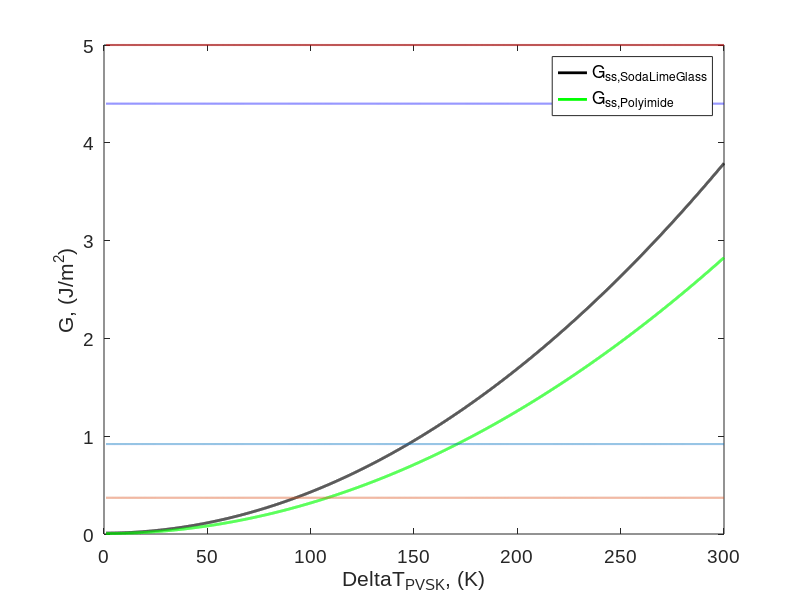

MATLAB code to generate this figure: (Note: this script raises an error after producing the figure.)
clear all;

%Define poisson's ratios, CTE, Modulus, Gc, for all the layers.
v_SodaLimeGlass = 0.23;
v_Polyimide = 0.35;
v_ITO = 0.35;
v_NiO = 0.416;
v_PVSK = 0.31;
v_PCBM = 0.23;
v_Ag = 0.33; % for both screen printed and evap Ag.

% Coefficient of thermal expansions for the materials.
a_SodaLimeGlass = 9.00E-6;
a_Polyimide = 2.00E-5;
a_ITO = 5.81E-6;
a_NiO = 1.26E-5;
a_PVSK = 89.8E-6;
a_PCBM = 1.20E-4;
a_Ag_evap = 1.90E-5;
a_Ag_screen = 1.90E-5;

% Define the Elastic moduli of all the layers including Silver screen
% printed and evaporated Ag.
E_SodaLimeGlass = 6.90E10/(1-v_SodaLimeGlass); % not used in the code
E_Polyimide = 7.50E9/(1-v_Polyimide); % not used in the code
E_ITO = 1.14E11/(1-v_ITO);
E_NiO = 9.58E10/(1-v_NiO);
E_PVSK = 1.11E10/(1-v_PVSK);
E_PCBM = 3.00E9/(1-v_PCBM);
E_Ag_evap = 8.00E10/(1-v_Ag);
E_Ag_screen = 9.00E9/(1-v_Ag);

% Define curvature, "b", and radius of curvature
k = 50E-9;
B = 2e-2;
R = 1/k;

% Define the thicknesses in each layer.
h_Ag_evap = 150E-9;
h_Ag_screen = 1000E-9;
h_PCBM = 40E-9;
h_PVSK = 400E-9;
h_NiO = 20E-9;
h_ITO = 200E-9;

% Gc for PCBM source
% https://pubs.acs.org/doi/full/10.1021/acsami.5b02202
Gc_ITO = 36;
Gc_NiO = 5;
Gc_PVSKRSPP = 4.4;
Gc_PVSKhotcast = 0.92;
Gc_PVSKspincoat = 0.37;
Gc_PCBM = 0.13;
Gc_Ag_evap = 5;
Gc_Ag_screen = 2;

% Calculate the Gc for each interface (take the minimum of the bulk Gc of
% the layers that compose of the interface)
Gc_ITONiO = min(Gc_NiO, Gc_ITO);
Gc_NiOPVSKRSPP = min(Gc_NiO, Gc_PVSKRSPP);
Gc_NiOPVSKhotcast = min(Gc_NiO, Gc_PVSKhotcast);
Gc_NiOPVSKspincoat = min(Gc_NiO, Gc_PVSKspincoat);
Gc_PVSKPCBM = Gc_PCBM;
Gc_PCBMAgEvap = min(Gc_PCBM, Gc_Ag_evap);
Gc_PCBMAgScreen = min(Gc_PCBM, Gc_Ag_screen);

% Define the "default" temperatures felt by the layers during processing
delta_T_ITO_default = 325;
delta_T_NiO_default = 275;
delta_T_PVSK_spin_default = 75;
delta_T_PVSK_hotcast_default = 85;
delta_T_PVSK_RSPP_default = 110;
delta_T_PCBM_default = 50;
delta_T_Ag_evap_default = 50;
delta_T_Ag_screen_default = 125;

%% Section 1: Vary delta_T for PVSK, SodaLimeGlass & Polyimide.
% Varying PVSK processing T would impact ITO-NiO & NiO-PVSK interfaces

%%% PVSK processing temperature variation
delta_T_PVSK = linspace(1, 300, 10000);

% Calculate stresses induced by thermal expansion for Soda Lime Glass
sigma_ITO_SodaLimeGlass = (a_ITO - a_SodaLimeGlass)*delta_T_ITO_default*E_ITO;
sigma_NiO_SodaLimeGlass = (a_NiO - a_SodaLimeGlass)*delta_T_NiO_default*E_NiO;

sigma_PVSK_SodaLimeGlass = (a_PVSK - a_SodaLimeGlass).*delta_T_PVSK.*E_PVSK;

sigma_PCBM_SodaLimeGlass = (a_PCBM - a_SodaLimeGlass)*delta_T_PCBM_default*E_PCBM;
sigma_Ag_evap_SodaLimeGlass = (a_Ag_evap - a_SodaLimeGlass)*delta_T_Ag_evap_default*E_Ag_evap;
sigma_Ag_screen_SodaLimeGlass = (a_Ag_screen - a_SodaLimeGlass)*delta_T_Ag_screen_default*E_Ag_screen;

% Calculate Gss for both NiO-ITO delamination and NiO-PVSK delamination
% as a function of delta_T_PVSK for evaporated Ag. (Soda Lime Glass)
h_summation = h_Ag_evap + h_PCBM + h_PVSK + h_NiO;
P = (k*B/(6*h_summation))*(E_Ag_evap*h_Ag_evap^3 + E_PCBM*h_PCBM^3 + E_PVSK*h_PVSK^3 + E_NiO*h_NiO^3);
G_ITONiO_AgEvap_SodaLimeGlass = sigma_Ag_evap_SodaLimeGlass^2*h_Ag_evap/E_Ag_evap + sigma_PCBM_SodaLimeGlass^2*h_PCBM/E_PCBM + ...
    sigma_PVSK_SodaLimeGlass.^2.*h_PVSK./E_PVSK + sigma_NiO_SodaLimeGlass^2*h_NiO/E_NiO...
    - (P^2/(B^2*E_Ag_evap*h_Ag_evap) + E_Ag_evap*h_Ag_evap^3*k^2/12) ...
    - (P^2/(B^2*E_PCBM*h_PCBM) + E_PCBM*h_PCBM^3*k^2/12) ...
    - (P^2/(B^2*E_PVSK*h_PVSK) + E_PVSK*h_PVSK^3*k^2/12) ...
    - (P^2/(B^2*E_NiO*h_NiO) + E_NiO*h_NiO^3*k^2/12);

h_summation = h_Ag_evap + h_PCBM + h_PVSK;
P = (k*B/(6*h_summation))*(E_Ag_evap*h_Ag_evap^3 + E_PCBM*h_PCBM^3 + E_PVSK*h_PVSK^3);
G_NiOPVSK_AgEvap_SodaLimeGlass = sigma_Ag_evap_SodaLimeGlass^2*h_Ag_evap/E_Ag_evap + sigma_PCBM_SodaLimeGlass^2*h_PCBM/E_PCBM ...
    + sigma_PVSK_SodaLimeGlass.^2.*h_PVSK./E_PVSK...
    - (P^2/(B^2*E_Ag_evap*h_Ag_evap) + E_Ag_evap*h_Ag_evap^3*k^2/12) ...
    - (P^2/(B^2*E_PCBM*h_PCBM) + E_PCBM*h_PCBM^3*k^2/12) ...
    - (P^2/(B^2*E_PVSK*h_PVSK) + E_PVSK*h_PVSK^3*k^2/12);


% Calculate stresses induced by thermal expansion for Soda Lime Glass
sigma_ITO_Polyimide = (a_ITO - a_Polyimide)*delta_T_ITO_default*E_ITO;
sigma_NiO_Polyimide = (a_NiO - a_Polyimide)*delta_T_NiO_default*E_NiO;

sigma_PVSK_Polyimide = (a_PVSK - a_Polyimide).*delta_T_PVSK.*E_PVSK;

sigma_PCBM_Polyimide = (a_PCBM - a_Polyimide)*delta_T_PCBM_default*E_PCBM;
sigma_Ag_evap_Polyimide = (a_Ag_evap - a_Polyimide)*delta_T_Ag_evap_default*E_Ag_evap;
sigma_Ag_screen_Polyimide = (a_Ag_evap - a_Polyimide)*delta_T_Ag_screen_default*E_Ag_screen;


% Calculate Gss for NiO-PVSK delamination as a function of delta_T_PVSK for
% evaporated Ag. (Polyimide)
h_summation = h_Ag_evap + h_PCBM + h_PVSK;
P = (k*B/(6*h_summation))*(E_Ag_evap*h_Ag_evap^3 + E_PCBM*h_PCBM^3 + E_PVSK*h_PVSK^3);
G_NiOPVSK_AgEvap_Polyimide = sigma_Ag_evap_Polyimide^2*h_Ag_evap/E_Ag_evap + sigma_PCBM_Polyimide^2*h_PCBM/E_PCBM ...
    + sigma_PVSK_Polyimide.^2.*h_PVSK./E_PVSK...
    - (P^2/(B^2*E_Ag_evap*h_Ag_evap) + E_Ag_evap*h_Ag_evap^3*k^2/12) ...
    - (P^2/(B^2*E_PCBM*h_PCBM) + E_PCBM*h_PCBM^3*k^2/12) ...
    - (P^2/(B^2*E_PVSK*h_PVSK) + E_PVSK*h_PVSK^3*k^2/12);

figure; hold on
% plot(delta_T_PVSK, G_ITONiO_AgEvap_SodaLimeGlass, 'k', "LineWidth", 2);
plot(delta_T_PVSK, G_NiOPVSK_AgEvap_SodaLimeGlass, 'k', "LineWidth", 2);
plot(delta_T_PVSK, G_NiOPVSK_AgEvap_Polyimide, 'g', "LineWidth", 2);
plot(delta_T_PVSK, Gc_ITONiO.*ones(1,length(delta_T_PVSK)), '--r', "LineWidth", 1.5);
plot(delta_T_PVSK, Gc_NiOPVSKRSPP.*ones(1,length(delta_T_PVSK)), '--b', "LineWidth", 1.5);
plot(delta_T_PVSK, Gc_NiOPVSKhotcast.*ones(1,length(delta_T_PVSK)), '--', "LineWidth", 1.5);
plot(delta_T_PVSK, Gc_NiOPVSKspincoat.*ones(1,length(delta_T_PVSK)), '--', "LineWidth", 1.5);
legend("G_{ss,SodaLimeGlass}", "G_{ss,Polyimide}")
% "G_{c,NiO-ITO}", ..."G_{c,NiO-PVSKRSPP}", "G_{c,NiO-PVSKhotcast}", "G_{c,NiO-PVSKspin}
ylabel("G, (J/m^2)");
xlabel("{\Delta}T_{PVSK}, (K)");
box on;
set(gca, 'FontSize', 14, 'FontName', 'Arial');


%% Section for solution for solving the max delta_T_PVSK
% Now, just solve for the delta_T_PVSK solution that would give us
% debonding for each one of the Gc's.
syms delta_T_PVSK

% Calculate stresses induced by thermal expansion for Soda Lime Glass
sigma_ITO_SodaLimeGlass = (a_ITO - a_SodaLimeGlass)*delta_T_ITO_default*E_ITO;
sigma_NiO_SodaLimeGlass = (a_NiO - a_SodaLimeGlass)*delta_T_NiO_default*E_NiO;

sigma_PVSK_SodaLimeGlass = (a_PVSK - a_SodaLimeGlass).*delta_T_PVSK.*E_PVSK;

sigma_PCBM_SodaLimeGlass = (a_PCBM - a_SodaLimeGlass)*delta_T_PCBM_default*E_PCBM;
sigma_Ag_evap_SodaLimeGlass = (a_Ag_evap - a_SodaLimeGlass)*delta_T_Ag_evap_default*E_Ag_evap;
sigma_Ag_screen_SodaLimeGlass = (a_Ag_evap - a_SodaLimeGlass)*delta_T_Ag_screen_default*E_Ag_screen;

h_summation = h_Ag_evap + h_PCBM + h_PVSK;
P = (k*B/(6*h_summation))*(E_Ag_evap*h_Ag_evap^3 + E_PCBM*h_PCBM^3 + E_PVSK*h_PVSK^3);
G_NiOPVSK_AgEvap_SodaLimeGlass = sigma_Ag_evap_SodaLimeGlass^2*h_Ag_evap/E_Ag_evap + sigma_PCBM_SodaLimeGlass^2*h_PCBM/E_PCBM ...
    + sigma_PVSK_SodaLimeGlass.^2.*h_PVSK./E_PVSK...
    - (P^2/(B^2*E_Ag_evap*h_Ag_evap) + E_Ag_evap*h_Ag_evap^3*k^2/12) ...
    - (P^2/(B^2*E_PCBM*h_PCBM) + E_PCBM*h_PCBM^3*k^2/12) ...
    - (P^2/(B^2*E_PVSK*h_PVSK) + E_PVSK*h_PVSK^3*k^2/12);



% Calculate stresses induced by thermal expansion for Soda Lime Glass
sigma_ITO_Polyimide = (a_ITO - a_Polyimide)*delta_T_ITO_default*E_ITO;
sigma_NiO_Polyimide = (a_NiO - a_Polyimide)*delta_T_NiO_default*E_NiO;

sigma_PVSK_Polyimide = (a_PVSK - a_Polyimide).*delta_T_PVSK.*E_PVSK;

sigma_PCBM_Polyimide = (a_PCBM - a_Polyimide)*delta_T_PCBM_default*E_PCBM;
sigma_Ag_evap_Polyimide = (a_Ag_evap - a_Polyimide)*delta_T_Ag_evap_default*E_Ag_evap;
sigma_Ag_screen_Polyimide = (a_Ag_evap - a_Polyimide)*delta_T_Ag_screen_default*E_Ag_screen;

% Calculate Gss for NiO-PVSK delamination as a function of delta_T_PVSK for
% evaporated Ag. (Polyimide)
h_summation = h_Ag_evap + h_PCBM + h_PVSK;
P = (k*B/(6*h_summation))*(E_Ag_evap*h_Ag_evap^3 + E_PCBM*h_PCBM^3 + E_PVSK*h_PVSK^3);
G_NiOPVSK_AgEvap_Polyimide = sigma_Ag_evap_Polyimide^2*h_Ag_evap/E_Ag_evap + sigma_PCBM_Polyimide^2*h_PCBM/E_PCBM ...
    + sigma_PVSK_Polyimide.^2.*h_PVSK./E_PVSK...
    - (P^2/(B^2*E_Ag_evap*h_Ag_evap) + E_Ag_evap*h_Ag_evap^3*k^2/12) ...
    - (P^2/(B^2*E_PCBM*h_PCBM) + E_PCBM*h_PCBM^3*k^2/12) ...
    - (P^2/(B^2*E_PVSK*h_PVSK) + E_PVSK*h_PVSK^3*k^2/12);

delta_T_PVSKRSPP_SodaLimeGlass = vpasolve(G_NiOPVSK_AgEvap_SodaLimeGlass == Gc_NiOPVSKRSPP, delta_T_PVSK, [0,inf]);
delta_T_PVSKRSPP_SodaLimeGlass = double(delta_T_PVSKRSPP_SodaLimeGlass);

delta_T_PVSKhotcast_SodaLimeGlass = vpasolve(G_NiOPVSK_AgEvap_SodaLimeGlass == Gc_NiOPVSKhotcast, delta_T_PVSK, [0,inf]);
delta_T_PVSKhotcast_SodaLimeGlass = double(delta_T_PVSKhotcast_SodaLimeGlass);

delta_T_PVSKspincoat_SodaLimeGlass = vpasolve(G_NiOPVSK_AgEvap_SodaLimeGlass == Gc_NiOPVSKspincoat, delta_T_PVSK, [0,inf]);
delta_T_PVSKspincoat_SodaLimeGlass = double(delta_T_PVSKspincoat_SodaLimeGlass);

delta_T_PVSKRSPP_Polyimide = vpasolve(G_NiOPVSK_AgEvap_Polyimide == Gc_NiOPVSKRSPP, delta_T_PVSK, [0,inf]);
delta_T_PVSKRSPP_Polyimide = double(delta_T_PVSKRSPP_Polyimide);

delta_T_PVSKhotcast_Polyimide = vpasolve(G_NiOPVSK_AgEvap_Polyimide == Gc_NiOPVSKhotcast, delta_T_PVSK, [0,inf]);
delta_T_PVSKhotcast_Polyimide = double(delta_T_PVSKhotcast_Polyimide);

delta_T_PVSKspincoat_Polyimide = vpasolve(G_NiOPVSK_AgEvap_Polyimide == Gc_NiOPVSKspincoat, delta_T_PVSK, [0,inf]);
delta_T_PVSKspincoat_Polyimide = double(delta_T_PVSKspincoat_Polyimide);

T_ambient = 25; % in celsius

figure; hold on
x = [delta_T_PVSKRSPP_SodaLimeGlass+T_ambient delta_T_PVSKhotcast_SodaLimeGlass+T_ambient ...
    delta_T_PVSKspincoat_SodaLimeGlass+T_ambient delta_T_PVSKRSPP_Polyimide+T_ambient...
    delta_T_PVSKhotcast_Polyimide+T_ambient delta_T_PVSKspincoat_Polyimide+T_ambient];
b = bar(x, 'FaceColor', 'flat');
text(1:length(x),x,num2str(x'),'vert','bottom','horiz','center'); 
b.CData(1,:) = [0.8500 0.3250 0.0980];
b.CData(2,:) = [0.8500 0.3250 0.0980];
b.CData(3,:) = [0.8500 0.3250 0.0980];
b.CData(4,:) = [0.9290 0.6940 0.1250];
b.CData(5,:) = [0.9290 0.6940 0.1250];
b.CData(6,:) = [0.9290 0.6940 0.1250];
xt = get(gca, 'XTick');
set(gca, 'XTick', xt(2:7), 'XTickLabel', {'RSPP', 'HotCast', 'SpinCoat', 'RSPP', 'HotCast', 'SpinCoat'});
ylabel('T_{PVSK,max}')
box on;
set(gca, 'FontSize', 12, 'FontName', 'Arial');
title("Max Processing T_{PVSK}, PVSK-NiOx Debond, PIN", 'FontWeight','Normal');

% Make the legend by using some manipulation
bh(1) = bar(nan,nan, 'FaceColor', "#D95319");
bh(2) = bar(nan,nan, 'FaceColor', "#EDB120");
legend(bh, ["SodaLimeGlass", "Polyimide"]);

delta_Tm_PVSK = 175;
xlim=get(gca,'xlim');
plot(xlim, [delta_Tm_PVSK+T_ambient delta_Tm_PVSK+T_ambient], "LineWidth", 1.5, 'Color', "k", "LineStyle", "--", ...
    "DisplayName", "T_{decomp,PVSK}");
ylim([0,450]);

%%
%{
% Calculate Gss for both NiO-ITO delamination and NiO-PVSK delamination
% as a function of delta_T_PVSK_RSPP for screen-printed Ag
h_summation = h_Ag_screen + h_PCBM + h_PVSK + h_NiO;
P = (k*B/(6*h_summation))*(E_Ag_screen*h_Ag_screen^3 + E_PCBM*h_PCBM^3 + E_PVSK*h_PVSK^3 + E_NiO*h_NiO^3);
G_ITONiO_AgScreen = sigma_Ag_screen^2*h_Ag_screen/E_Ag_screen + sigma_PCBM^2*h_PCBM/E_PCBM + ...
    sigma_PVSK.^2.*h_PVSK./E_PVSK + sigma_NiO^2*h_NiO/E_NiO...
    - (P^2/(B^2*E_Ag_screen*h_Ag_screen) + E_Ag_screen*h_Ag_screen^3*k^2/12) ...
    - (P^2/(B^2*E_PCBM*h_PCBM) + E_PCBM*h_PCBM^3*k^2/12) ...
    - (P^2/(B^2*E_PVSK*h_PVSK) + E_PVSK*h_PVSK^3*k^2/12) ...
    - (P^2/(B^2*E_NiO*h_NiO) + E_NiO*h_NiO^3*k^2/12);

h_summation = h_Ag_screen + h_PCBM + h_PVSK;
P = (k*B/(6*h_summation))*(E_Ag_screen*h_Ag_screen^3 + E_PCBM*h_PCBM^3 + E_PVSK*h_PVSK^3);
G_NiOPVSK_AgScreen = sigma_Ag_screen^2*h_Ag_screen/E_Ag_screen + sigma_PCBM^2*h_PCBM/E_PCBM ...
    + sigma_PVSK.^2.*h_PVSK./E_PVSK...
    - (P^2/(B^2*E_Ag_screen*h_Ag_screen) + E_Ag_screen*h_Ag_screen^3*k^2/12) ...
    - (P^2/(B^2*E_PCBM*h_PCBM) + E_PCBM*h_PCBM^3*k^2/12) ...
    - (P^2/(B^2*E_PVSK*h_PVSK) + E_PVSK*h_PVSK^3*k^2/12);

figure; hold on
plot(delta_T_PVSK, G_ITONiO_AgScreen, 'r');
plot(delta_T_PVSK, G_NiOPVSK_AgScreen, 'b');
plot(delta_T_PVSK, Gc_ITONiO.*ones(1,length(delta_T_PVSK)), '--r');
plot(delta_T_PVSK, Gc_NiOPVSKRSPP.*ones(1,length(delta_T_PVSK)), '--b');
plot(delta_T_PVSK, Gc_NiOPVSKhotcast.*ones(1,length(delta_T_PVSK)), '--');
plot(delta_T_PVSK, Gc_NiOPVSKspincoat.*ones(1,length(delta_T_PVSK)), '--');
%}

%% Section 2: Varying the NiO processing temperature
%%% Now, do NiO processing temperature variation
delta_T_NiO = linspace(1, 8000, 10000);

% Calculate stresses induced by thermal expansion for Soda Lime Glass
sigma_ITO_SodaLimeGlass = (a_ITO - a_SodaLimeGlass)*delta_T_ITO_default*E_ITO;

sigma_NiO_SodaLimeGlass = (a_NiO - a_SodaLimeGlass).*delta_T_NiO.*E_NiO;

sigma_PVSK_SodaLimeGlass = (a_PVSK - a_SodaLimeGlass)*delta_T_PVSK_RSPP_default*E_PVSK;
sigma_PCBM_SodaLimeGlass = (a_PCBM - a_SodaLimeGlass)*delta_T_PCBM_default*E_PCBM;
sigma_Ag_evap_SodaLimeGlass = (a_Ag_evap - a_SodaLimeGlass)*delta_T_Ag_evap_default*E_Ag_evap;
sigma_Ag_screen_SodaLimeGlass = (a_Ag_evap - a_SodaLimeGlass)*delta_T_Ag_screen_default*E_Ag_screen;

% Calculate Gss for NiO-ITO delamination as a function of delta_T_NiO for evaporated Ag. (Soda Lime Glass)
h_summation = h_Ag_evap + h_PCBM + h_PVSK + h_NiO;
P = (k*B/(6*h_summation))*(E_Ag_evap*h_Ag_evap^3 + E_PCBM*h_PCBM^3 + E_PVSK*h_PVSK^3 + E_NiO*h_NiO^3);
G_ITONiO_AgEvap_SodaLimeGlass = sigma_Ag_evap_SodaLimeGlass^2*h_Ag_evap/E_Ag_evap + sigma_PCBM_SodaLimeGlass^2*h_PCBM/E_PCBM + ...
    sigma_PVSK_SodaLimeGlass^2*h_PVSK/E_PVSK + sigma_NiO_SodaLimeGlass.^2.*h_NiO./E_NiO...
    - (P^2/(B^2*E_Ag_evap*h_Ag_evap) + E_Ag_evap*h_Ag_evap^3*k^2/12) ...
    - (P^2/(B^2*E_PCBM*h_PCBM) + E_PCBM*h_PCBM^3*k^2/12) ...
    - (P^2/(B^2*E_PVSK*h_PVSK) + E_PVSK*h_PVSK^3*k^2/12) ...
    - (P^2/(B^2*E_NiO*h_NiO) + E_NiO*h_NiO^3*k^2/12);

figure; hold on
% plot(delta_T_PVSK, G_ITONiO_AgEvap_SodaLimeGlass, 'k', "LineWidth", 2);
plot(delta_T_NiO, G_ITONiO_AgEvap_SodaLimeGlass, 'k', "LineWidth", 2);
plot(delta_T_NiO, Gc_ITONiO.*ones(1,length(delta_T_NiO)), '--r', "LineWidth", 2);
legend("G_{ss,SodaLimeGlass}", "G_{c,NiO-ITO}")
ylabel("G, (J/m^2)");
xlabel("{\Delta}T_{NiO}, (K)");
box on;
set(gca, 'FontSize', 14, 'FontName', 'Arial');

